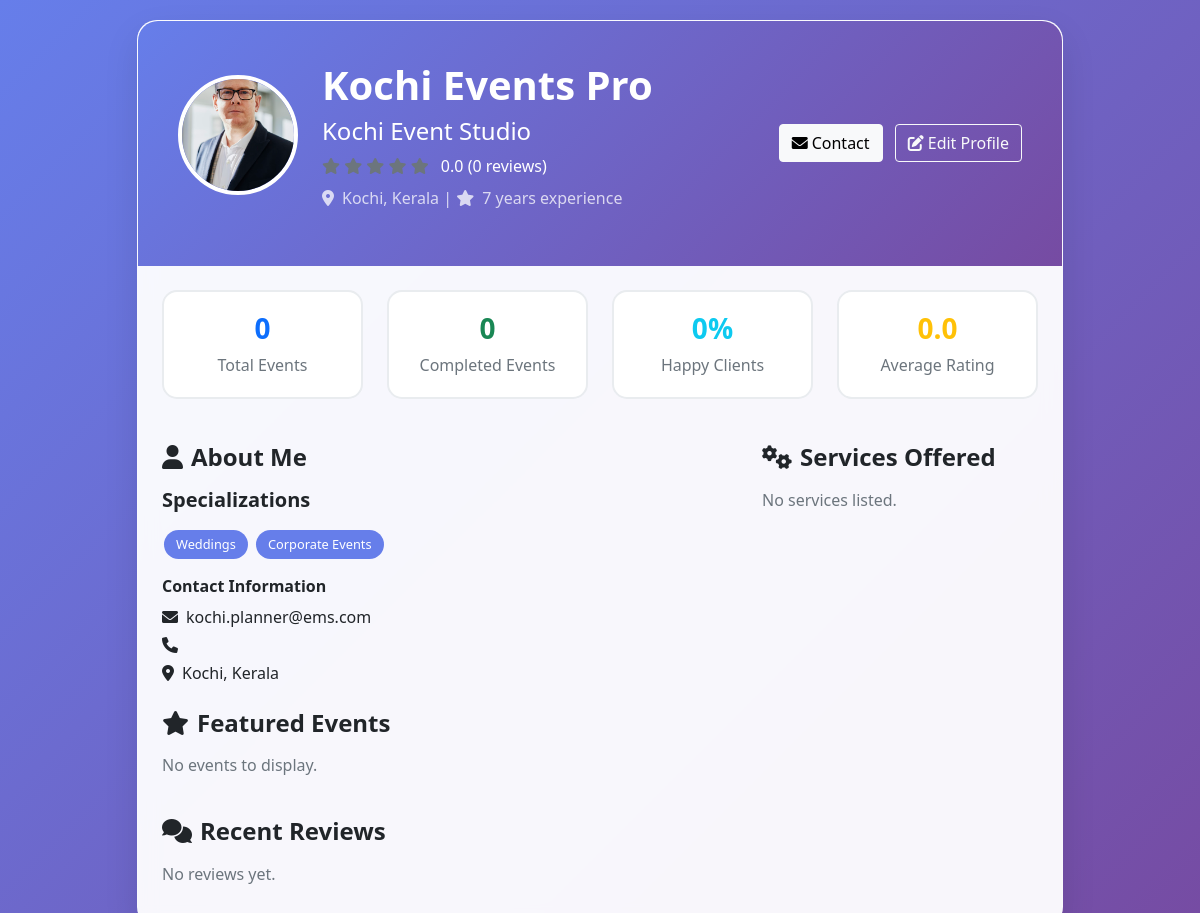
Screenshot of /planner/portfolio.php (signed in) with the database file from the repository.
### tables this page shows
CREATE TABLE users (
    id INT PRIMARY KEY AUTO_INCREMENT,
    username VARCHAR(50) UNIQUE NOT NULL,
    email VARCHAR(100) UNIQUE NOT NULL,
    password VARCHAR(255) NOT NULL,
    full_name VARCHAR(100) NOT NULL,
    user_type ENUM('admin', 'planner', 'client') NOT NULL,
    phone VARCHAR(20),
    address TEXT,
    profile_image VARCHAR(255),
    status ENUM('active', 'inactive', 'pending') DEFAULT 'active',
    created_at TIMESTAMP DEFAULT CURRENT_TIMESTAMP,
    updated_at TIMESTAMP DEFAULT CURRENT_TIMESTAMP ON UPDATE CURRENT_TIMESTAMP
);

CREATE TABLE planners (
    id INT PRIMARY KEY AUTO_INCREMENT,
    user_id INT NOT NULL,
    company_name VARCHAR(100),
    specialization TEXT,
    experience_years INT,
    portfolio_description TEXT,
    hourly_rate DECIMAL(10,2),
    rating DECIMAL(3,2) DEFAULT 0.00,
    total_reviews INT DEFAULT 0,
    is_verified BOOLEAN DEFAULT FALSE,
    approval_status ENUM('pending', 'approved', 'rejected') DEFAULT 'pending',
    availability BOOLEAN DEFAULT TRUE,
    location VARCHAR(255),
    bio TEXT,
    services_offered TEXT,
    portfolio TEXT,
    FOREIGN KEY (user_id) REFERENCES users(id) ON DELETE CASCADE
);

### planner/portfolio.php (the view, shortened to what this page needs)
<?php
require_once '../includes/db.php';
$plannerUserId = (int)$_SESSION['user_id'];
$plannerUser = ['full_name'=>'','email'=>'','phone'=>'','profile_image'=>null];
$planner = ['company_name'=>'','specialization'=>'','experience_years'=>0,'location'=>'','bio'=>'','rating'=>0,'total_reviews'=>0,'services_offered'=>''];
if ($stmt = $conn->prepare('SELECT full_name, email, phone, profile_image FROM users WHERE id = ?')) {
    $stmt->bind_param('i', $plannerUserId);
    $stmt->execute();
    $res = $stmt->get_result();
    if ($row = $res->fetch_assoc()) { $plannerUser = $row; }
}
if ($stmt = $conn->prepare('SELECT company_name, specialization, experience_years, location, bio, rating, total_reviews, services_offered FROM planners WHERE user_id = ?')) {
    $stmt->bind_param('i', $plannerUserId);
    $stmt->execute();
    $res = $stmt->get_result();
    if ($row = $res->fetch_assoc()) { $planner = $row; }
}
$displayName = $plannerUser['full_name'] ?: ($_SESSION['full_name'] ?? 'Planner');
$companyName = $planner['company_name'] ?: ($_SESSION['company_name'] ?? '');
$stats = ['total_events'=>0,'completed_events'=>0,'happy_clients'=>0,'average_rating'=>0,'years_experience'=>(int)$planner['experience_years']];
if ($stmt = $conn->prepare("SELECT COUNT(*) AS c FROM events WHERE planner_id = ?")) { $stmt->bind_param('i',$plannerUserId); $stmt->execute(); $stats['total_events'] = (int)$stmt->get_result()->fetch_assoc()['c']; }
if ($stmt = $conn->prepare("SELECT COUNT(*) AS c FROM events WHERE planner_id = ? AND status = 'completed'")) { $stmt->bind_param('i',$plannerUserId); $stmt->execute(); $stats['completed_events'] = (int)$stmt->get_result()->fetch_assoc()['c']; }
$stats['happy_clients'] = $stats['total_events'] > 0 ? (int)round(($stats['completed_events'] / $stats['total_events']) * 100) : 0;
if ($stmt = $conn->prepare("SELECT COALESCE(AVG(rating),0) AS r, COUNT(*) AS cnt FROM reviews WHERE planner_id = ?")) { $stmt->bind_param('i',$plannerUserId); $stmt->execute(); $row = $stmt->get_result()->fetch_assoc(); $stats['average_rating'] = round((float)$row['r'], 1); $planner['total_reviews'] = (int)$row['cnt']; }
$featured_events = [];
$recent_reviews = [];
$services = [];
?>
<!DOCTYPE html>
<html lang="en">
<head>
    <link href="https://cdn.jsdelivr.net/npm/bootstrap@5.1.3/dist/css/bootstrap.min.css" rel="stylesheet">
    <link href="https://cdnjs.cloudflare.com/ajax/libs/font-awesome/6.0.0/css/all.min.css" rel="stylesheet">
    <link href="https://cdn.jsdelivr.net/npm/lightbox2@2.11.3/dist/css/lightbox.min.css" rel="stylesheet">
</head>
<body>
    <div class="container">
        <div class="row justify-content-center">
            <div class="col-lg-10">
                <div class="portfolio-container">
                    <div class="planner-header">
                        <div class="row align-items-center">
                            <div class="col-md-8">
                                <div class="d-flex align-items-center mb-3">
                                    <img src="<?php echo htmlspecialchars($plannerUser['profile_image'] ?? '../assets/img/team-1.jpg'); ?>" alt="<?php echo htmlspecialchars($displayName); ?>" class="planner-image me-4">
                                    <div>
                                        <h1 class="fw-bold mb-2"><?php echo htmlspecialchars($displayName); ?></h1>
                                        <h4 class="mb-2"><?php echo htmlspecialchars($companyName); ?></h4>
                                        <div class="mb-2">
                                            <span class="text-warning me-2">
                                                <?php for ($i=1;$i<=5;$i++): ?>
                                                    <i class="fas fa-star<?php echo $i <= round($stats['average_rating']) ? '' : ' text-muted'; ?>"></i>
                                                <?php endfor; ?>
                                            </span>
                                            <span><?php echo number_format($stats['average_rating'],1); ?> (<?php echo (int)$planner['total_reviews']; ?> reviews)</span>
                                        </div>
                                        <p class="mb-0 opacity-75">
                                            <i class="fas fa-map-marker-alt me-2"></i><?php echo htmlspecialchars($planner['location']); ?> |
                                            <i class="fas fa-star me-2"></i><?php echo (int)$stats['years_experience']; ?> years experience
                                        </p>
                                    </div>
                                </div>
                            </div>
                            <div class="col-md-4 text-end">
                                <a href="../user/messages.php" class="btn btn-light btn-custom me-2"><i class="fas fa-envelope me-1"></i>Contact</a>
                                <a href="profile_management.php" class="btn btn-outline-light btn-custom"><i class="fas fa-edit me-1"></i>Edit Profile</a>
                            </div>
                        </div>
                    </div>
                    <div class="p-4">
                        <div class="row mb-4">
                            <div class="col-md-3"><div class="stats-card text-center"><h3 class="fw-bold text-primary"><?php echo (int)$stats['total_events']; ?></h3><p class="text-muted mb-0">Total Events</p></div></div>
                            <div class="col-md-3"><div class="stats-card text-center"><h3 class="fw-bold text-success"><?php echo (int)$stats['completed_events']; ?></h3><p class="text-muted mb-0">Completed Events</p></div></div>
                            <div class="col-md-3"><div class="stats-card text-center"><h3 class="fw-bold text-info"><?php echo (int)$stats['happy_clients']; ?>%</h3><p class="text-muted mb-0">Happy Clients</p></div></div>
                            <div class="col-md-3"><div class="stats-card text-center"><h3 class="fw-bold text-warning"><?php echo number_format($stats['average_rating'],1); ?></h3><p class="text-muted mb-0">Average Rating</p></div></div>
                        </div>
                        <div class="row mb-4">
                            <div class="col-md-8">
                                <h4 class="fw-bold mb-3"><i class="fas fa-user me-2"></i>About Me</h4>
                                <?php if (!empty($planner['specialization'])): ?>
                                    <h5 class="fw-bold mb-3">Specializations</h5>
                                    <div class="mb-3">
                                        <?php foreach (explode(',', $planner['specialization']) as $spec): ?>
                                            <span class="specialization-tag"><?php echo htmlspecialchars(trim($spec)); ?></span>
                                        <?php endforeach; ?>
                                    </div>
                                <?php endif; ?>
                                <div class="row">
                                    <div class="col-md-6">
                                        <h6 class="fw-bold mb-2">Contact Information</h6>
                                        <p class="mb-1"><i class="fas fa-envelope me-2"></i><?php echo htmlspecialchars($plannerUser['email']); ?></p>
                                        <p class="mb-1"><i class="fas fa-phone me-2"></i><?php echo htmlspecialchars($plannerUser['phone']); ?></p>
                                        <p class="mb-0"><i class="fas fa-map-marker-alt me-2"></i><?php echo htmlspecialchars($planner['location']); ?></p>
                                    </div>
                                </div>
                            </div>
                            <div class="col-md-4">
                                <h4 class="fw-bold mb-3"><i class="fas fa-cogs me-2"></i>Services Offered</h4>
                                <?php if (!empty($services)): ?>
                                    <?php foreach ($services as $svc): ?>
                                        <div class="service-card"><i class="fas fa-briefcase service-icon"></i><h6 class="fw-bold mb-2"><?php echo htmlspecialchars($svc); ?></h6></div>
                                    <?php endforeach; ?>
                                <?php else: ?>
                                    <p class="text-muted">No services listed.</p>
                                <?php endif; ?>
                            </div>
                        </div>
                        <div class="row mb-4">
                            <div class="col-12">
                                <h4 class="fw-bold mb-3"><i class="fas fa-star me-2"></i>Featured Events</h4>
                                <?php if (empty($featured_events)): ?>
                                    <p class="text-muted">No events to display.</p>
                                <?php endif; ?>
                            </div>
                        </div>
                        <div class="row">
                            <div class="col-12">
                                <h4 class="fw-bold mb-3"><i class="fas fa-comments me-2"></i>Recent Reviews</h4>
                                <div class="row">
                                    <?php if (empty($recent_reviews)): ?>
                                        <p class="text-muted">No reviews yet.</p>
                                    <?php endif; ?>
                                </div>
                            </div>
                        </div>
                    </div>
                </div>
            </div>
        </div>
    </div>
</body>
</html>

### planner/portfolio.php (style rules this page uses)
body { background: linear-gradient(135deg, #667eea 0%, #764ba2 100%); min-height: 100vh; padding: 20px 0; }
.portfolio-container { background: rgba(255,255,255,.95); border-radius:20px; box-shadow: 0 15px 35px rgba(0,0,0,.1); backdrop-filter: blur(10px); border: 1px solid rgba(255,255,255,.2); }
.planner-header { background: linear-gradient(135deg, #667eea 0%, #764ba2 100%); color:#fff; border-radius:20px 20px 0 0; padding:40px; }
.stats-card { background:#fff; border-radius:15px; padding:20px; margin-bottom:20px; border:2px solid #e9ecef; transition: all .3s; }
.specialization-tag { background:#667eea; color:#fff; padding:5px 12px; border-radius:20px; font-size:.8rem; margin:2px; display:inline-block; }
.planner-image { width:120px; height:120px; border-radius:50%; object-fit:cover; border:4px solid #fff; }

### rows the page displays
users: full_name "Kochi Events Pro", email "kochi.planner@ems.com"
planners: company_name "Kochi Event Studio", location "Kochi, Kerala", specialization "Weddings", specialization "Corporate Events"

### other values shown
$stats['average_rating'] "0.0"
$planner['total_reviews'] "0"
$stats['years_experience'] "7"
$stats['total_events'] "0"
$stats['completed_events'] "0"
$stats['happy_clients'] "0"
